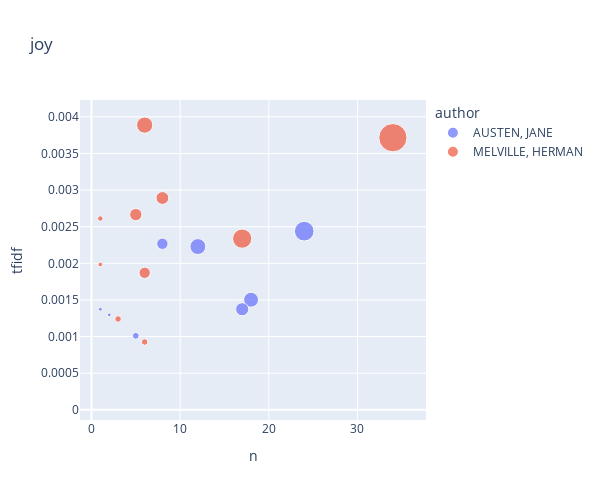

Here is the notebook cell this chart was saved with:
### Code cell
top_books_for_term('joy')

### Figure 1 — Plotly figure (JSON) as saved in the notebook; plotly's stock layout.template omitted (floating-point values rounded to 4 significant figures)
{"data": [{"hovertemplate": "<b>%{hovertext}</b><br><br>author=AUSTEN, JANE<br>n=%{x}<br>tfidf=%{y}<br>tf=%{marker.size}<extra></extra>", "hovertext": ["EMMA", "LADY SUSAN", "LOVE AND FREINDSHIP SIC", "MANSFIELD PARK", "NORTHANGER ABBEY", "PERSUASION", "PRIDE AND PREJUDICE", "SENSE AND SENSIBILITY"], "legendgroup": "AUSTEN, JANE", "marker": {"color": "#636efa", "size": [0.006193, 0.0004355, 0.0004108, 0.004788, 0.003593, 0.001281, 0.007064, 0.01082], "sizemode": "area", "sizeref": 5.594e-05, "symbol": "circle"}, "mode": "markers", "name": "AUSTEN, JANE", "orientation": "v", "showlegend": true, "type": "scatter", "x": [18, 1, 2, 17, 8, 5, 12, 24], "xaxis": "x", "y": [0.001503, 0.001374, 0.001296, 0.001373, 0.002267, 0.00101, 0.002228, 0.002439], "yaxis": "y"}, {"hovertemplate": "<b>%{hovertext}</b><br><br>author=MELVILLE, HERMAN<br>n=%{x}<br>tfidf=%{y}<br>tf=%{marker.size}<extra></extra>", "hovertext": ["ISRAEL POTTER HIS FIFTY YEARS OF EXILE", "MARDI AND A VOYAGE THITHER VOL I", "MARDI AND A VOYAGE THITHER VOL II", "MOBY DICK OR THE WHALE", "OMOO ADVENTURES IN THE SOUTH SEAS", "PIERRE OR THE AMBIGUITIES", "REDBURN HIS FIRST VOYAGE BEING THE SAILOR BOY CONFESSIONS AND REMINISCENCES OF THE SON OF A GENTLEMAN IN THE MERCHANT NAVY", "THE CONFIDENCE MAN HIS MASQUERADE", "THE PIAZZA TALES", "TYPEE A ROMANCE OF THE SOUTH SEAS", "WHITE JACKET OR THE WORLD ON A MAN OF WAR"], "legendgroup": "MELVILLE, HERMAN", "marker": {"color": "#EF553B", "size": [0.0006289, 0.007393, 0.004584, 0.01037, 0.0008278, 0.02238, 0.003558, 0.001179, 3.81e-05, 0.001174, 0.004224], "sizemode": "area", "sizeref": 5.594e-05, "symbol": "circle"}, "mode": "markers", "name": "MELVILLE, HERMAN", "orientation": "v", "showlegend": true, "type": "scatter", "x": [1, 6, 8, 17, 1, 34, 6, 3, 1, 6, 5], "xaxis": "x", "y": [0.001984, 0.003887, 0.002892, 0.002337, 0.002611, 0.003715, 0.001871, 0.00124, 0.0001202, 0.000926, 0.002665], "yaxis": "y"}], "layout": {"height": 500, "legend": {"itemsizing": "constant", "title": {"text": "author"}, "tracegroupgap": 0}, "title": {"text": "joy"}, "width": 600, "xaxis": {"anchor": "y", "autorange": true, "domain": [0, 1], "range": [-1.308, 37.79], "title": {"text": "n"}, "type": "linear"}, "yaxis": {"anchor": "x", "autorange": true, "domain": [0, 1], "range": [-0.0001392, 0.00423], "title": {"text": "tfidf"}, "type": "linear"}}}
